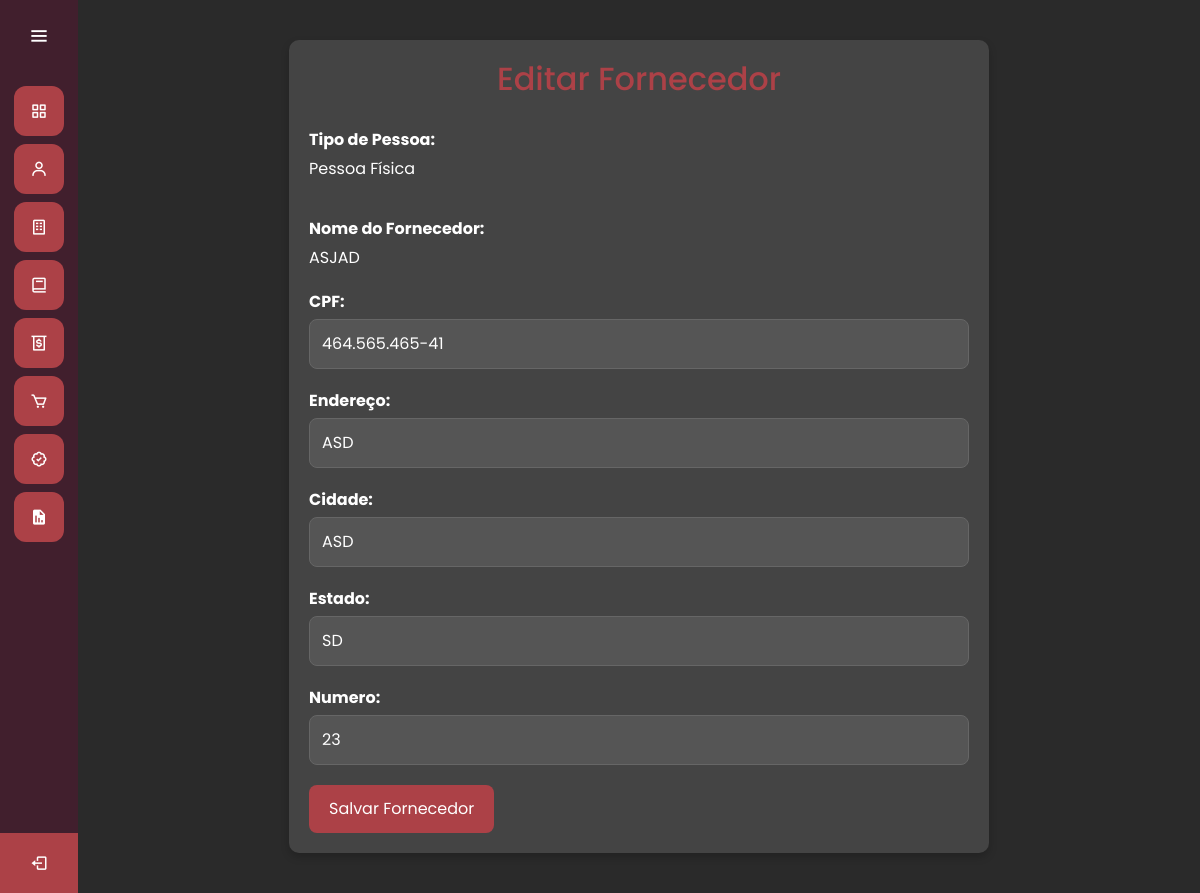
Page /auth/fornecedor/editarforn/18 on the committed database.
### fornecedor/models.py (models this page shows, shortened)
class Fornecedor(models.Model):
    tipo_pessoa = models.CharField(max_length=15, null=True)
    nome = models.CharField(max_length=100)
    cpf = models.CharField(max_length=14, blank=True, null=True, unique=True)
    cnpj = models.CharField(max_length=18, blank=True, null=True, unique=True)
    endereco = models.CharField(max_length=255)
    numero = models.CharField(max_length=10)
    cidade = models.CharField(max_length=100)
    estado = models.CharField(max_length=15)
    class Meta:
        ordering = ['nome']
        verbose_name = 'fornecedor'
        verbose_name_plural = 'fornecedores'

### fornecedor/views.py (the view)
# urls.py: path('editarforn/<int:forn_id>', views.editarfornecedor, name='editarfornecedor'),
def editarfornecedor(request, forn_id):        #O prod_id serve para recuperar o id de alguma coisa
    fornecedor = Fornecedor.objects.get(id=forn_id)
    context = {
        'fornecedor': fornecedor
    }
    return render(request, "editarfornecedor.html", context)

### fornecedor/templatetags/fornecedor_filters.py (called while the page is built)
@register.filter
def formatar_cpf(cpf):
    if cpf is None:
        return "Não disponivel"
    if cpf and len(cpf) == 11:
        return f'{cpf[:3]}.{cpf[3:6]}.{cpf[6:9]}-{cpf[9:]}'
    return cpf

### fornecedor/templates/editarfornecedor.html (shortened to what this page needs)
{% extends "tela.html" %}
{% load static %}
{% load fornecedor_filters %}
{% block 'head' %}
    <link rel="stylesheet" href="{% static 'css/cadastrofor.css' %}">
{% endblock %}
{% block 'dashboard' %}
<main id="container">
    <form id="lista_cadastro" action="{% url 'editarforn' fornecedor.id %}" method="POST">
        <div id="header">
            <h1>Editar Fornecedor</h1>
        </div>
        <div class="caixa">
            <label>Tipo de Pessoa:</label>
            <div class="caixa_input">
                <p>{{ fornecedor.tipo_pessoa }}</p>
            </div>
        </div>
        <div class="caixa">
            <label for="nome">Nome do Fornecedor:</label>
            <div class="caixa_input">
                {{ fornecedor.nome }}
            </div>
        </div>
        {% if fornecedor.tipo_pessoa == 'Pessoa Física' %}
        <div class="caixa">
            <label for="cpf">CPF:</label>
            <div class="caixa_input">
                <input type="text" id="cpf" name="cpf" placeholder="___.___.___-__" maxlength="14" pattern="\d{3}\.\d{3}\.\d{3}-\d{2}" value="{{ fornecedor.cpf|formatar_cpf }}">
            </div>
        </div>
        {% endif %}
        <div class="caixa">
            <label for="endereco">Endereço:</label>
            <div class="caixa_input">
                <input type="text" id="endereco" name="endereco" value="{{ fornecedor.endereco }}">
            </div>
        </div>
        <div class="caixa">
            <label for="cidade">Cidade:</label>
            <div class="caixa_input">
                <input type="text" id="cidade" name="cidade" value="{{ fornecedor.cidade }}">
            </div>
        </div>
        <div class="caixa">
            <label for="estado">Estado:</label>
            <div class="caixa_input">
                <input type="text" id="estado" name="estado" value="{{ fornecedor.estado }}">
            </div>
        </div>
        <div class="caixa">
            <label for="numero">Numero:</label>
            <div class="caixa_input">
                <input type="text" id="numero" name="numero" value="{{ fornecedor.numero }}">
            </div>
        </div>
        <button type="submit" id="salvar">Salvar Fornecedor</button>
    </form>
</main>
{% endblock %}

### estoque/static/css/styletela.css (style rules this page uses)
* { margin: 0; padding: 0; box-sizing: border-box; font-family: "Poppins" , sans-serif; }
button { outline: none; border: none; }
input, textarea, select { border: none; outline: none; background: none; }
button, input[type="button"], input[type="submit"] { background-color: #ac4147; color: #fff; border-radius: 5px; padding: 10px 20px; font-size: 1rem; cursor: pointer; transition: background-color 0.3s ease; }

### estoque/static/css/general.css (style rules this page uses)
:root { --main-color: #ac4147; --dark-color: #411f2d; --light-color: #ffc27f; --contrast-color: #f88863; --differential-color: #ffe29a; }

### fornecedor/static/css/cadastrofor.css (style rules this page uses)
body { background-color: #333; color: #f0f0f0; font-family: 'Arial', sans-serif; margin: 0; padding: 0; }
#container { max-width: 700px; margin: 40px auto; padding: 20px; background-color: #444; border-radius: 10px; box-shadow: 0 4px 8px rgba(0, 0, 0, 0.2); }
#header { text-align: center; margin-bottom: 30px; }
h1 { color: #ac4147; margin: 0; font-size: 2rem; }
.caixa { margin-bottom: 20px; }
label { font-weight: bold; display: block; margin-bottom: 5px; }
.caixa_input input { width: 100%; padding: 12px; border: 1px solid #666; border-radius: 8px; background-color: #555; color: #fff; font-size: 1rem; transition: border-color 0.3s, box-shadow 0.3s; }
button#salvar { background-color: #ac4147; color: #fff; border: none; padding: 12px 20px; border-radius: 8px; cursor: pointer; font-size: 1rem; transition: background-color 0.3s, transform 0.2s; }
.caixa_input { display: flex; align-items: center; gap: 15px; }

### rows in the picture
Fornecedor: tipo_pessoa "Pessoa Física", nome "ASJAD", cpf "464.565.465-41", endereco "ASD", cidade "ASD", estado "SD", numero "23"
